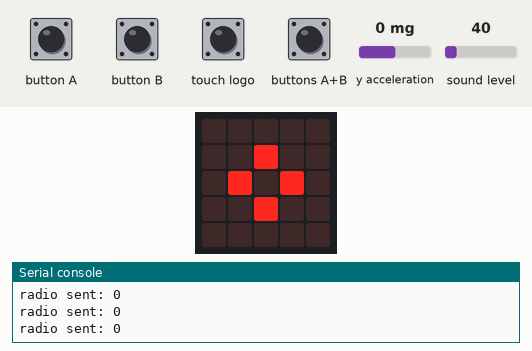
This program was run on a simulated BBC micro:bit (MakeCode). On the bench: the board's 5×5 LED display, the last lines printed to the serial console. The test bench sets the inputs (shaded band); at power-on: sound level 40, y acceleration 0 mg. No radio messages arrive unless stated (any console line starting 'radio sent:' is added by the test bench).

Above: at 1.6 s.
1.7 s: button A pressed for 0.15 s
At 2.4 s:
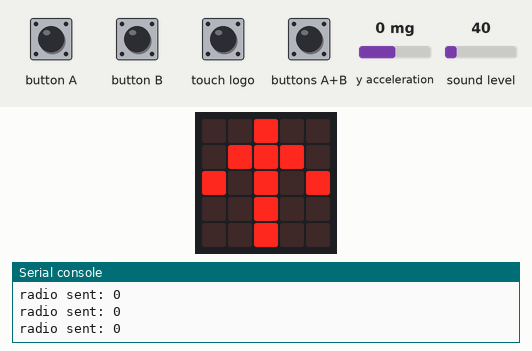
3.3 s: buttons A+B pressed for 0.15 s
At 4.6 s:
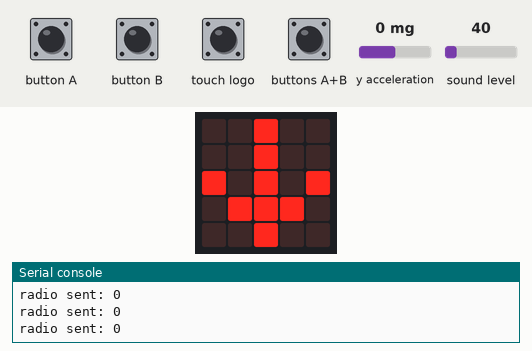
4.9 s: sound level set to 191
At 5.3 s:
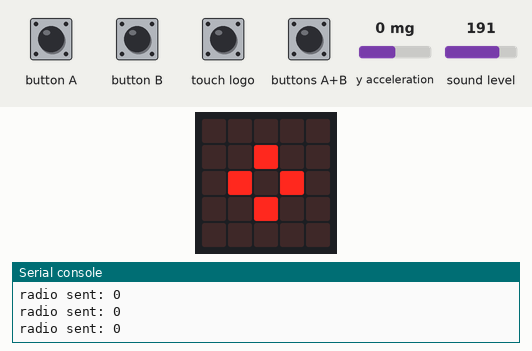
6.8 s: button B pressed for 0.15 s
At 7.4 s:
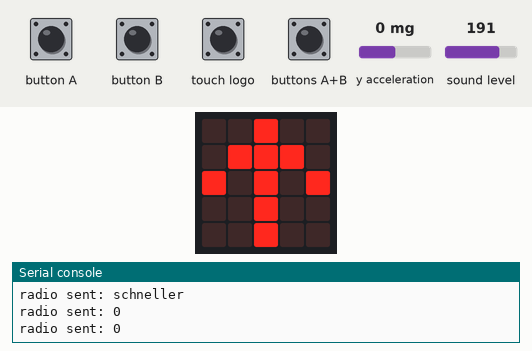
8.8 s: touch logo pressed for 0.15 s
At 10.1 s:
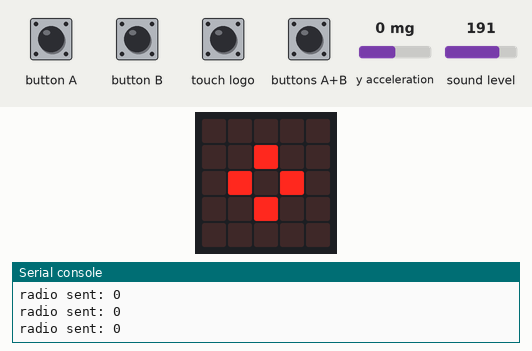
10.4 s: buttons A+B pressed for 1 s
At 12.6 s:
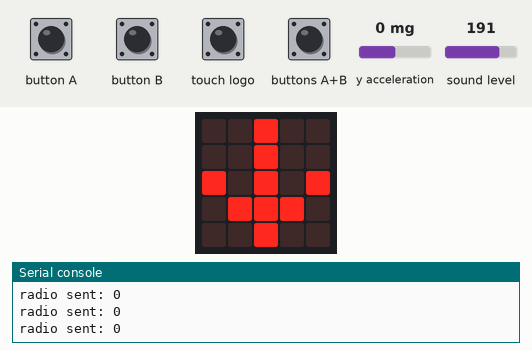
Timing chart, 0 to 13.9 s (numbered marks = the images above; inputs shaded):
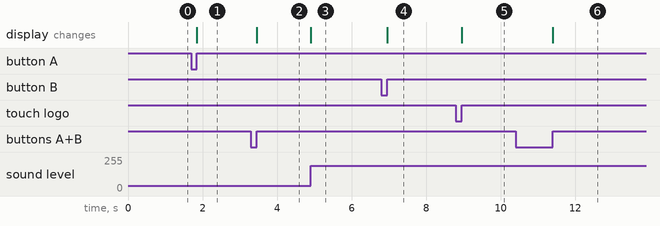

Measured:
- after the input at 1.7 s, the display: changes after 0.15 s (image 1)
- after the input at 3.3 s, the display: changes after 0.15 s (image 2)
- after the input at 4.9 s, the display: changes at once (image 3)
- after the input at 6.8 s, the display: changes after 0.15 s (image 4)
- after the input at 8.8 s, the display: changes after 0.15 s (image 5)
- after the input at 10.4 s, the display: changes after 1.0 s (image 6)

The program:

main.ts
```typescript
input.onLogoEvent(TouchButtonEvent.Pressed, function () {
    basic.showLeds(`
        . . . . .
        . . # . .
        . # . # .
        . . # . .
        . . . . .
        `)
    radio.sendString("stop")
})
input.onSound(DetectedSound.Loud, function () {
    basic.showLeds(`
        . . . . .
        . . # . .
        . # . # .
        . . # . .
        . . . . .
        `)
    radio.sendString("stop")
})
input.onButtonPressed(Button.A, function () {
    basic.showLeds(`
        . . # . .
        . # # # .
        # . # . #
        . . # . .
        . . # . .
        `)
    radio.sendString("langsamer")
})
input.onButtonPressed(Button.AB, function () {
    basic.showLeds(`
        . . # . .
        . . # . .
        # . # . #
        . # # # .
        . . # . .
        `)
    radio.sendString("zurück")
})
input.onButtonPressed(Button.B, function () {
    basic.showLeds(`
        . . # . .
        . # # # .
        # . # . #
        . . # . .
        . . # . .
        `)
    radio.sendString("schneller")
})
function bestimmeRichtung () {
    // Wenn zu weit gedreht, wird sonst genau die entgegengesetzte Richtung gesetzt
    if (input.acceleration(Dimension.Y) > 0) {
        r = 180 * (Math.atan2(input.acceleration(Dimension.Y), -1 * input.acceleration(Dimension.X)) / 3.141592653589793) - 90
    }
    r = Math.constrain(r, -45, 45)
}
let r = 0
basic.showLeds(`
    . . . . .
    . . # . .
    . # . # .
    . . # . .
    . . . . .
    `)
radio.setGroup(1)
input.setSoundThreshold(SoundThreshold.Loud, 160)
basic.forever(function () {
    bestimmeRichtung()
    radio.sendNumber(r)
})
```

test.ts
```typescript
// Hier kann man Tests durchführen; diese Datei wird nicht kompiliert, wenn dieses Paket als Erweiterung verwendet wird.
```
